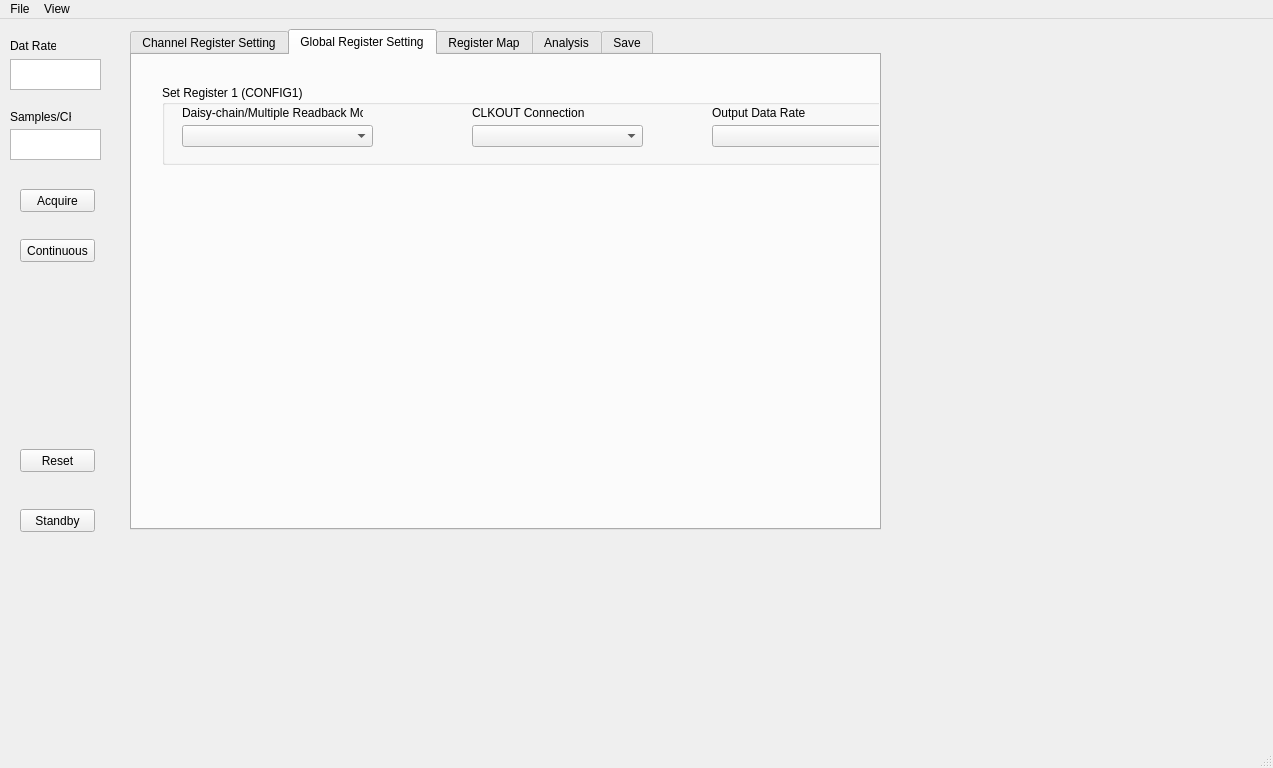
<?xml version="1.0" encoding="UTF-8"?>
<ui version="4.0">
 <class>mainWindow</class>
 <widget class="QMainWindow" name="mainWindow">
  <property name="enabled">
   <bool>true</bool>
  </property>
  <property name="geometry">
   <rect>
    <x>0</x>
    <y>0</y>
    <width>1273</width>
    <height>768</height>
   </rect>
  </property>
  <property name="windowTitle">
   <string>EEG</string>
  </property>
  <widget class="QWidget" name="centralwidget">
   <widget class="QTextEdit" name="datarate">
    <property name="geometry">
     <rect>
      <x>10</x>
      <y>40</y>
      <width>91</width>
      <height>31</height>
     </rect>
    </property>
    <property name="readOnly">
     <bool>true</bool>
    </property>
   </widget>
   <widget class="QLabel" name="label">
    <property name="geometry">
     <rect>
      <x>10</x>
      <y>20</y>
      <width>46</width>
      <height>13</height>
     </rect>
    </property>
    <property name="text">
     <string>Dat Rate</string>
    </property>
   </widget>
   <widget class="QLabel" name="label_2">
    <property name="geometry">
     <rect>
      <x>10</x>
      <y>90</y>
      <width>61</width>
      <height>16</height>
     </rect>
    </property>
    <property name="text">
     <string>Samples/CH</string>
    </property>
   </widget>
   <widget class="QTextEdit" name="samplesperchannel">
    <property name="geometry">
     <rect>
      <x>10</x>
      <y>110</y>
      <width>91</width>
      <height>31</height>
     </rect>
    </property>
   </widget>
   <widget class="QTabWidget" name="tabWidget">
    <property name="geometry">
     <rect>
      <x>130</x>
      <y>10</y>
      <width>751</width>
      <height>501</height>
     </rect>
    </property>
    <property name="currentIndex">
     <number>1</number>
    </property>
    <widget class="QWidget" name="channelregistersetting">
     <attribute name="title">
      <string>Channel Register Setting</string>
     </attribute>
     <widget class="QFrame" name="frameCh6">
      <property name="geometry">
       <rect>
        <x>570</x>
        <y>120</y>
        <width>511</width>
        <height>51</height>
       </rect>
      </property>
      <property name="frameShape">
       <enum>QFrame::Box</enum>
      </property>
      <property name="frameShadow">
       <enum>QFrame::Raised</enum>
      </property>
      <widget class="QComboBox" name="PDCh6">
       <property name="geometry">
        <rect>
         <x>10</x>
         <y>20</y>
         <width>121</width>
         <height>22</height>
        </rect>
       </property>
      </widget>
      <widget class="QComboBox" name="GainCh6">
       <property name="geometry">
        <rect>
         <x>150</x>
         <y>20</y>
         <width>61</width>
         <height>22</height>
        </rect>
       </property>
      </widget>
      <widget class="QComboBox" name="SRB2Ch6">
       <property name="geometry">
        <rect>
         <x>238</x>
         <y>20</y>
         <width>81</width>
         <height>22</height>
        </rect>
       </property>
      </widget>
      <widget class="QComboBox" name="ChanInCh6">
       <property name="geometry">
        <rect>
         <x>340</x>
         <y>20</y>
         <width>161</width>
         <height>22</height>
        </rect>
       </property>
      </widget>
      <widget class="QLabel" name="label_23">
       <property name="geometry">
        <rect>
         <x>10</x>
         <y>0</y>
         <width>61</width>
         <height>16</height>
        </rect>
       </property>
       <property name="text">
        <string>Power-down</string>
       </property>
      </widget>
      <widget class="QLabel" name="label_24">
       <property name="geometry">
        <rect>
         <x>150</x>
         <y>0</y>
         <width>51</width>
         <height>16</height>
        </rect>
       </property>
       <property name="text">
        <string>PGA Gain</string>
       </property>
      </widget>
      <widget class="QLabel" name="label_25">
       <property name="geometry">
        <rect>
         <x>250</x>
         <y>0</y>
         <width>41</width>
         <height>16</height>
        </rect>
       </property>
       <property name="text">
        <string>SRB2</string>
       </property>
      </widget>
      <widget class="QLabel" name="label_26">
       <property name="geometry">
        <rect>
         <x>340</x>
         <y>0</y>
         <width>81</width>
         <height>16</height>
        </rect>
       </property>
       <property name="text">
        <string>Channel Input</string>
       </property>
      </widget>
     </widget>
     <widget class="QFrame" name="frameCh7">
      <property name="geometry">
       <rect>
        <x>570</x>
        <y>190</y>
        <width>511</width>
        <height>51</height>
       </rect>
      </property>
      <property name="frameShape">
       <enum>QFrame::Box</enum>
      </property>
      <property name="frameShadow">
       <enum>QFrame::Raised</enum>
      </property>
      <widget class="QComboBox" name="PDCh7">
       <property name="geometry">
        <rect>
         <x>10</x>
         <y>20</y>
         <width>121</width>
         <height>22</height>
        </rect>
       </property>
      </widget>
      <widget class="QComboBox" name="GainCh7">
       <property name="geometry">
        <rect>
         <x>150</x>
         <y>20</y>
         <width>61</width>
         <height>22</height>
        </rect>
       </property>
      </widget>
      <widget class="QComboBox" name="SRB2Ch7">
       <property name="geometry">
        <rect>
         <x>238</x>
         <y>20</y>
         <width>81</width>
         <height>22</height>
        </rect>
       </property>
      </widget>
      <widget class="QComboBox" name="ChanInCh7">
       <property name="geometry">
        <rect>
         <x>340</x>
         <y>20</y>
         <width>161</width>
         <height>22</height>
        </rect>
       </property>
      </widget>
      <widget class="QLabel" name="label_27">
       <property name="geometry">
        <rect>
         <x>10</x>
         <y>0</y>
         <width>61</width>
         <height>16</height>
        </rect>
       </property>
       <property name="text">
        <string>Power-down</string>
       </property>
      </widget>
      <widget class="QLabel" name="label_28">
       <property name="geometry">
        <rect>
         <x>150</x>
         <y>0</y>
         <width>51</width>
         <height>16</height>
        </rect>
       </property>
       <property name="text">
        <string>PGA Gain</string>
       </property>
      </widget>
      <widget class="QLabel" name="label_29">
       <property name="geometry">
        <rect>
         <x>250</x>
         <y>0</y>
         <width>41</width>
         <height>16</height>
        </rect>
       </property>
       <property name="text">
        <string>SRB2</string>
       </property>
      </widget>
      <widget class="QLabel" name="label_30">
       <property name="geometry">
        <rect>
         <x>340</x>
         <y>0</y>
         <width>81</width>
         <height>16</height>
        </rect>
       </property>
       <property name="text">
        <string>Channel Input</string>
       </property>
      </widget>
     </widget>
     <widget class="QFrame" name="frameCh8">
      <property name="geometry">
       <rect>
        <x>570</x>
        <y>260</y>
        <width>511</width>
        <height>51</height>
       </rect>
      </property>
      <property name="frameShape">
       <enum>QFrame::Box</enum>
      </property>
      <property name="frameShadow">
       <enum>QFrame::Raised</enum>
      </property>
      <widget class="QComboBox" name="PDCh8">
       <property name="geometry">
        <rect>
         <x>10</x>
         <y>20</y>
         <width>121</width>
         <height>22</height>
        </rect>
       </property>
      </widget>
      <widget class="QComboBox" name="GainCh8">
       <property name="geometry">
        <rect>
         <x>150</x>
         <y>20</y>
         <width>61</width>
         <height>22</height>
        </rect>
       </property>
      </widget>
      <widget class="QComboBox" name="SRB2Ch8">
       <property name="geometry">
        <rect>
         <x>238</x>
         <y>20</y>
         <width>81</width>
         <height>22</height>
        </rect>
       </property>
      </widget>
      <widget class="QComboBox" name="ChanInCh8">
       <property name="geometry">
        <rect>
         <x>340</x>
         <y>20</y>
         <width>161</width>
         <height>22</height>
        </rect>
       </property>
      </widget>
      <widget class="QLabel" name="label_31">
       <property name="geometry">
        <rect>
         <x>10</x>
         <y>0</y>
         <width>61</width>
         <height>16</height>
        </rect>
       </property>
       <property name="text">
        <string>Power-down</string>
       </property>
      </widget>
      <widget class="QLabel" name="label_32">
       <property name="geometry">
        <rect>
         <x>150</x>
         <y>0</y>
         <width>51</width>
         <height>16</height>
        </rect>
       </property>
       <property name="text">
        <string>PGA Gain</string>
       </property>
      </widget>
      <widget class="QLabel" name="label_33">
       <property name="geometry">
        <rect>
         <x>250</x>
         <y>0</y>
         <width>41</width>
         <height>16</height>
        </rect>
       </property>
       <property name="text">
        <string>SRB2</string>
       </property>
      </widget>
      <widget class="QLabel" name="label_34">
       <property name="geometry">
        <rect>
         <x>340</x>
         <y>0</y>
         <width>81</width>
         <height>16</height>
        </rect>
       </property>
       <property name="text">
        <string>Channel Input</string>
       </property>
      </widget>
     </widget>
     <widget class="QFrame" name="frameCh5">
      <property name="geometry">
       <rect>
        <x>570</x>
        <y>50</y>
        <width>511</width>
        <height>51</height>
       </rect>
      </property>
      <property name="frameShape">
       <enum>QFrame::Box</enum>
      </property>
      <property name="frameShadow">
       <enum>QFrame::Raised</enum>
      </property>
      <widget class="QComboBox" name="PDCh5">
       <property name="geometry">
        <rect>
         <x>10</x>
         <y>20</y>
         <width>121</width>
         <height>22</height>
        </rect>
       </property>
      </widget>
      <widget class="QComboBox" name="GainCh5">
       <property name="geometry">
        <rect>
         <x>150</x>
         <y>20</y>
         <width>61</width>
         <height>22</height>
        </rect>
       </property>
      </widget>
      <widget class="QComboBox" name="SRB2Ch5">
       <property name="geometry">
        <rect>
         <x>238</x>
         <y>20</y>
         <width>81</width>
         <height>22</height>
        </rect>
       </property>
      </widget>
      <widget class="QComboBox" name="ChanInCh5">
       <property name="geometry">
        <rect>
         <x>340</x>
         <y>20</y>
         <width>161</width>
         <height>22</height>
        </rect>
       </property>
      </widget>
      <widget class="QLabel" name="label_35">
       <property name="geometry">
        <rect>
         <x>10</x>
         <y>0</y>
         <width>61</width>
         <height>16</height>
        </rect>
       </property>
       <property name="text">
        <string>Power-down</string>
       </property>
      </widget>
      <widget class="QLabel" name="label_36">
       <property name="geometry">
        <rect>
         <x>150</x>
         <y>0</y>
         <width>51</width>
         <height>16</height>
        </rect>
       </property>
       <property name="text">
        <string>PGA Gain</string>
       </property>
      </widget>
      <widget class="QLabel" name="label_37">
       <property name="geometry">
        <rect>
         <x>250</x>
         <y>0</y>
         <width>41</width>
         <height>16</height>
        </rect>
       </property>
       <property name="text">
        <string>SRB2</string>
       </property>
      </widget>
      <widget class="QLabel" name="label_38">
       <property name="geometry">
        <rect>
         <x>340</x>
         <y>0</y>
         <width>81</width>
         <height>16</height>
        </rect>
       </property>
       <property name="text">
        <string>Channel Input</string>
       </property>
      </widget>
     </widget>
     <widget class="QLabel" name="label_39">
      <property name="geometry">
       <rect>
        <x>570</x>
        <y>170</y>
        <width>131</width>
        <height>16</height>
       </rect>
      </property>
      <property name="text">
       <string>Channel 7 (CH7SET)</string>
      </property>
     </widget>
     <widget class="QLabel" name="label_40">
      <property name="geometry">
       <rect>
        <x>570</x>
        <y>30</y>
        <width>131</width>
        <height>16</height>
       </rect>
      </property>
      <property name="text">
       <string>Channel 5 (CH5SET)</string>
      </property>
     </widget>
     <widget class="QLabel" name="label_41">
      <property name="geometry">
       <rect>
        <x>570</x>
        <y>240</y>
        <width>131</width>
        <height>16</height>
       </rect>
      </property>
      <property name="text">
       <string>Channel 8 (CH8SET)</string>
      </property>
     </widget>
     <widget class="QLabel" name="label_42">
      <property name="geometry">
       <rect>
        <x>570</x>
        <y>100</y>
        <width>131</width>
        <height>16</height>
       </rect>
      </property>
      <property name="text">
       <string>Channel 6 (CH6SET)</string>
      </property>
     </widget>
     <widget class="QFrame" name="frameCh1">
      <property name="geometry">
       <rect>
        <x>20</x>
        <y>50</y>
        <width>511</width>
        <height>51</height>
       </rect>
      </property>
      <property name="frameShape">
       <enum>QFrame::Box</enum>
      </property>
      <property name="frameShadow">
       <enum>QFrame::Raised</enum>
      </property>
      <widget class="QComboBox" name="PDCh1">
       <property name="geometry">
        <rect>
         <x>10</x>
         <y>20</y>
         <width>121</width>
         <height>22</height>
        </rect>
       </property>
      </widget>
      <widget class="QComboBox" name="GainCh1">
       <property name="geometry">
        <rect>
         <x>150</x>
         <y>20</y>
         <width>61</width>
         <height>22</height>
        </rect>
       </property>
       <property name="editable">
        <bool>false</bool>
       </property>
       <property name="currentIndex">
        <number>-1</number>
       </property>
      </widget>
      <widget class="QComboBox" name="SRB2Ch1">
       <property name="geometry">
        <rect>
         <x>238</x>
         <y>20</y>
         <width>81</width>
         <height>22</height>
        </rect>
       </property>
      </widget>
      <widget class="QComboBox" name="ChanInCh1">
       <property name="geometry">
        <rect>
         <x>340</x>
         <y>20</y>
         <width>161</width>
         <height>22</height>
        </rect>
       </property>
      </widget>
      <widget class="QLabel" name="label_4">
       <property name="geometry">
        <rect>
         <x>10</x>
         <y>0</y>
         <width>61</width>
         <height>16</height>
        </rect>
       </property>
       <property name="text">
        <string>Power-down</string>
       </property>
      </widget>
      <widget class="QLabel" name="label_5">
       <property name="geometry">
        <rect>
         <x>150</x>
         <y>0</y>
         <width>51</width>
         <height>16</height>
        </rect>
       </property>
       <property name="text">
        <string>PGA Gain</string>
       </property>
      </widget>
      <widget class="QLabel" name="label_6">
       <property name="geometry">
        <rect>
         <x>250</x>
         <y>0</y>
         <width>41</width>
         <height>16</height>
        </rect>
       </property>
       <property name="text">
        <string>SRB2</string>
       </property>
      </widget>
      <widget class="QLabel" name="label_7">
       <property name="geometry">
        <rect>
         <x>340</x>
         <y>0</y>
         <width>81</width>
         <height>16</height>
        </rect>
       </property>
       <property name="text">
        <string>Channel Input</string>
       </property>
      </widget>
     </widget>
     <widget class="QFrame" name="frameCh3">
      <property name="geometry">
       <rect>
        <x>20</x>
        <y>190</y>
        <width>511</width>
        <height>51</height>
       </rect>
      </property>
      <property name="frameShape">
       <enum>QFrame::Box</enum>
      </property>
      <property name="frameShadow">
       <enum>QFrame::Raised</enum>
      </property>
      <widget class="QComboBox" name="PDCh3">
       <property name="geometry">
        <rect>
         <x>10</x>
         <y>20</y>
         <width>121</width>
         <height>22</height>
        </rect>
       </property>
      </widget>
      <widget class="QComboBox" name="GainCh3">
       <property name="geometry">
        <rect>
         <x>150</x>
         <y>20</y>
         <width>61</width>
         <height>22</height>
        </rect>
       </property>
      </widget>
      <widget class="QComboBox" name="SRB2Ch3">
       <property name="geometry">
        <rect>
         <x>238</x>
         <y>20</y>
         <width>81</width>
         <height>22</height>
        </rect>
       </property>
      </widget>
      <widget class="QComboBox" name="ChanInCh3">
       <property name="geometry">
        <rect>
         <x>340</x>
         <y>20</y>
         <width>161</width>
         <height>22</height>
        </rect>
       </property>
      </widget>
      <widget class="QLabel" name="label_13">
       <property name="geometry">
        <rect>
         <x>10</x>
         <y>0</y>
         <width>61</width>
         <height>16</height>
        </rect>
       </property>
       <property name="text">
        <string>Power-down</string>
       </property>
      </widget>
      <widget class="QLabel" name="label_14">
       <property name="geometry">
        <rect>
         <x>150</x>
         <y>0</y>
         <width>51</width>
         <height>16</height>
        </rect>
       </property>
       <property name="text">
        <string>PGA Gain</string>
       </property>
      </widget>
      <widget class="QLabel" name="label_15">
       <property name="geometry">
        <rect>
         <x>250</x>
         <y>0</y>
         <width>41</width>
         <height>16</height>
        </rect>
       </property>
       <property name="text">
        <string>SRB2</string>
       </property>
      </widget>
      <widget class="QLabel" name="label_16">
       <property name="geometry">
        <rect>
         <x>340</x>
         <y>0</y>
         <width>81</width>
         <height>16</height>
        </rect>
       </property>
       <property name="text">
        <string>Channel Input</string>
       </property>
      </widget>
     </widget>
     <widget class="QFrame" name="frameCh4">
      <property name="geometry">
       <rect>
        <x>20</x>
        <y>260</y>
        <width>511</width>
        <height>51</height>
       </rect>
      </property>
      <property name="frameShape">
       <enum>QFrame::Box</enum>
      </property>
      <property name="frameShadow">
       <enum>QFrame::Raised</enum>
      </property>
      <widget class="QComboBox" name="PDCh4">
       <property name="geometry">
        <rect>
         <x>10</x>
         <y>20</y>
         <width>121</width>
         <height>22</height>
        </rect>
       </property>
      </widget>
      <widget class="QComboBox" name="GainCh4">
       <property name="geometry">
        <rect>
         <x>150</x>
         <y>20</y>
         <width>61</width>
         <height>22</height>
        </rect>
       </property>
      </widget>
      <widget class="QComboBox" name="SRB2Ch4">
       <property name="geometry">
        <rect>
         <x>238</x>
         <y>20</y>
         <width>81</width>
         <height>22</height>
        </rect>
       </property>
      </widget>
      <widget class="QComboBox" name="ChanInCh4">
       <property name="geometry">
        <rect>
         <x>340</x>
         <y>20</y>
         <width>161</width>
         <height>22</height>
        </rect>
       </property>
      </widget>
      <widget class="QLabel" name="label_18">
       <property name="geometry">
        <rect>
         <x>10</x>
         <y>0</y>
         <width>61</width>
         <height>16</height>
        </rect>
       </property>
       <property name="text">
        <string>Power-down</string>
       </property>
      </widget>
      <widget class="QLabel" name="label_19">
       <property name="geometry">
        <rect>
         <x>150</x>
         <y>0</y>
         <width>51</width>
         <height>16</height>
        </rect>
       </property>
       <property name="text">
        <string>PGA Gain</string>
       </property>
      </widget>
      <widget class="QLabel" name="label_20">
       <property name="geometry">
        <rect>
         <x>250</x>
         <y>0</y>
         <width>41</width>
         <height>16</height>
        </rect>
       </property>
       <property name="text">
        <string>SRB2</string>
       </property>
      </widget>
      <widget class="QLabel" name="label_21">
       <property name="geometry">
        <rect>
         <x>340</x>
         <y>0</y>
         <width>81</width>
         <height>16</height>
        </rect>
       </property>
       <property name="text">
        <string>Channel Input</string>
       </property>
      </widget>
     </widget>
     <widget class="QFrame" name="frameCh2">
      <property name="geometry">
       <rect>
        <x>20</x>
        <y>120</y>
        <width>511</width>
        <height>51</height>
       </rect>
      </property>
      <property name="frameShape">
       <enum>QFrame::Box</enum>
      </property>
      <property name="frameShadow">
       <enum>QFrame::Raised</enum>
      </property>
      <widget class="QComboBox" name="PDCh2">
       <property name="geometry">
        <rect>
         <x>10</x>
         <y>20</y>
         <width>121</width>
         <height>22</height>
        </rect>
       </property>
      </widget>
      <widget class="QComboBox" name="GainCh2">
       <property name="geometry">
        <rect>
         <x>150</x>
         <y>20</y>
         <width>61</width>
         <height>22</height>
        </rect>
       </property>
      </widget>
      <widget class="QComboBox" name="SRB2Ch2">
       <property name="geometry">
        <rect>
         <x>238</x>
         <y>20</y>
         <width>81</width>
         <height>22</height>
        </rect>
       </property>
      </widget>
      <widget class="QComboBox" name="ChanInCh2">
       <property name="geometry">
        <rect>
         <x>340</x>
         <y>20</y>
         <width>161</width>
         <height>22</height>
        </rect>
       </property>
      </widget>
      <widget class="QLabel" name="label_8">
       <property name="geometry">
        <rect>
         <x>10</x>
         <y>0</y>
         <width>61</width>
         <height>16</height>
        </rect>
       </property>
       <property name="text">
        <string>Power-down</string>
       </property>
      </widget>
      <widget class="QLabel" name="label_9">
       <property name="geometry">
        <rect>
         <x>150</x>
         <y>0</y>
         <width>51</width>
         <height>16</height>
        </rect>
       </property>
       <property name="text">
        <string>PGA Gain</string>
       </property>
      </widget>
      <widget class="QLabel" name="label_10">
       <property name="geometry">
        <rect>
         <x>250</x>
         <y>0</y>
         <width>41</width>
         <height>16</height>
        </rect>
       </property>
       <property name="text">
        <string>SRB2</string>
       </property>
      </widget>
      <widget class="QLabel" name="label_11">
       <property name="geometry">
        <rect>
         <x>340</x>
         <y>0</y>
         <width>81</width>
         <height>16</height>
        </rect>
       </property>
       <property name="text">
        <string>Channel Input</string>
       </property>
      </widget>
     </widget>
     <widget class="QLabel" name="label_22">
      <property name="geometry">
       <rect>
        <x>20</x>
        <y>240</y>
        <width>131</width>
        <height>16</height>
       </rect>
      </property>
      <property name="text">
       <string>Channel 4 (CH4SET)</string>
      </property>
     </widget>
     <widget class="QLabel" name="label_12">
      <property name="geometry">
       <rect>
        <x>20</x>
        <y>100</y>
        <width>131</width>
        <height>16</height>
       </rect>
      </property>
      <property name="text">
       <string>Channel 2 (CH2SET)</string>
      </property>
     </widget>
     <widget class="QLabel" name="label_17">
      <property name="geometry">
       <rect>
        <x>20</x>
        <y>170</y>
        <width>131</width>
        <height>16</height>
       </rect>
      </property>
      <property name="text">
       <string>Channel 3 (CH3SET)</string>
      </property>
     </widget>
     <widget class="QLabel" name="label_3">
      <property name="geometry">
       <rect>
        <x>20</x>
        <y>30</y>
        <width>131</width>
        <height>16</height>
       </rect>
      </property>
      <property name="text">
       <string>Channel 1 (CH1SET)</string>
      </property>
     </widget>
    </widget>
    <widget class="QWidget" name="globalregisterset">
     <attribute name="title">
      <string>Global Register Setting</string>
     </attribute>
     <widget class="QGroupBox" name="SetCONFIG1">
      <property name="geometry">
       <rect>
        <x>30</x>
        <y>30</y>
        <width>801</width>
        <height>80</height>
       </rect>
      </property>
      <property name="title">
       <string>Set Register 1 (CONFIG1)</string>
      </property>
      <widget class="QComboBox" name="DaisyChainMultiRM">
       <property name="geometry">
        <rect>
         <x>20</x>
         <y>40</y>
         <width>191</width>
         <height>22</height>
        </rect>
       </property>
      </widget>
      <widget class="QComboBox" name="ClkOut">
       <property name="geometry">
        <rect>
         <x>310</x>
         <y>40</y>
         <width>171</width>
         <height>22</height>
        </rect>
       </property>
      </widget>
      <widget class="QComboBox" name="OutputDRate">
       <property name="geometry">
        <rect>
         <x>550</x>
         <y>40</y>
         <width>191</width>
         <height>22</height>
        </rect>
       </property>
      </widget>
      <widget class="QLabel" name="label_43">
       <property name="geometry">
        <rect>
         <x>20</x>
         <y>20</y>
         <width>181</width>
         <height>16</height>
        </rect>
       </property>
       <property name="text">
        <string>Daisy-chain/Multiple Readback Mode</string>
       </property>
      </widget>
      <widget class="QLabel" name="label_44">
       <property name="geometry">
        <rect>
         <x>310</x>
         <y>20</y>
         <width>161</width>
         <height>16</height>
        </rect>
       </property>
       <property name="text">
        <string>CLKOUT Connection</string>
       </property>
      </widget>
      <widget class="QLabel" name="label_45">
       <property name="geometry">
        <rect>
         <x>550</x>
         <y>20</y>
         <width>181</width>
         <height>16</height>
        </rect>
       </property>
       <property name="text">
        <string>Output Data Rate</string>
       </property>
      </widget>
     </widget>
    </widget>
    <widget class="QWidget" name="tab">
     <attribute name="title">
      <string>Register Map</string>
     </attribute>
     <widget class="QTextEdit" name="registerstatus">
      <property name="geometry">
       <rect>
        <x>40</x>
        <y>40</y>
        <width>211</width>
        <height>41</height>
       </rect>
      </property>
      <property name="readOnly">
       <bool>true</bool>
      </property>
     </widget>
     <widget class="QPushButton" name="Test">
      <property name="geometry">
       <rect>
        <x>310</x>
        <y>50</y>
        <width>75</width>
        <height>23</height>
       </rect>
      </property>
      <property name="text">
       <string>Test</string>
      </property>
     </widget>
     <widget class="QPushButton" name="setSRDATA">
      <property name="geometry">
       <rect>
        <x>310</x>
        <y>10</y>
        <width>75</width>
        <height>23</height>
       </rect>
      </property>
      <property name="text">
       <string>Set</string>
      </property>
     </widget>
    </widget>
    <widget class="QWidget" name="analysis">
     <attribute name="title">
      <string>Analysis</string>
     </attribute>
    </widget>
    <widget class="QWidget" name="save">
     <attribute name="title">
      <string>Save</string>
     </attribute>
    </widget>
   </widget>
   <widget class="QPushButton" name="acquiredata">
    <property name="geometry">
     <rect>
      <x>20</x>
      <y>170</y>
      <width>75</width>
      <height>23</height>
     </rect>
    </property>
    <property name="text">
     <string>Acquire</string>
    </property>
   </widget>
   <widget class="QPushButton" name="continuousdata">
    <property name="geometry">
     <rect>
      <x>20</x>
      <y>220</y>
      <width>75</width>
      <height>23</height>
     </rect>
    </property>
    <property name="text">
     <string>Continuous</string>
    </property>
   </widget>
   <widget class="QPushButton" name="pushButton">
    <property name="geometry">
     <rect>
      <x>20</x>
      <y>430</y>
      <width>75</width>
      <height>23</height>
     </rect>
    </property>
    <property name="text">
     <string>Reset</string>
    </property>
   </widget>
   <widget class="QPushButton" name="pushButton_2">
    <property name="geometry">
     <rect>
      <x>20</x>
      <y>490</y>
      <width>75</width>
      <height>23</height>
     </rect>
    </property>
    <property name="text">
     <string>Standby</string>
    </property>
   </widget>
  </widget>
  <widget class="QMenuBar" name="menubar">
   <property name="geometry">
    <rect>
     <x>0</x>
     <y>0</y>
     <width>1273</width>
     <height>21</height>
    </rect>
   </property>
   <widget class="QMenu" name="menuFile">
    <property name="title">
     <string>File</string>
    </property>
   </widget>
   <widget class="QMenu" name="menuView">
    <property name="title">
     <string>View</string>
    </property>
   </widget>
   <addaction name="menuFile"/>
   <addaction name="menuView"/>
  </widget>
  <widget class="QStatusBar" name="statusbar"/>
 </widget>
 <resources/>
 <connections/>
</ui>
